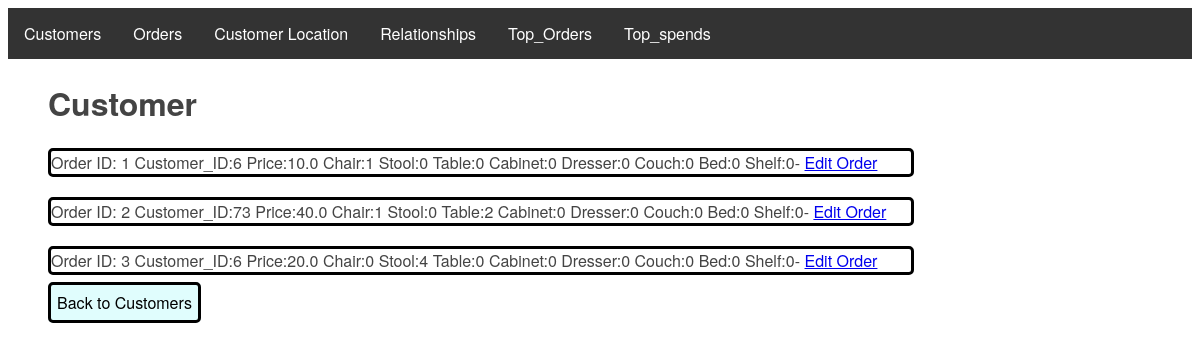
The page /orders on the database as committed earlier.
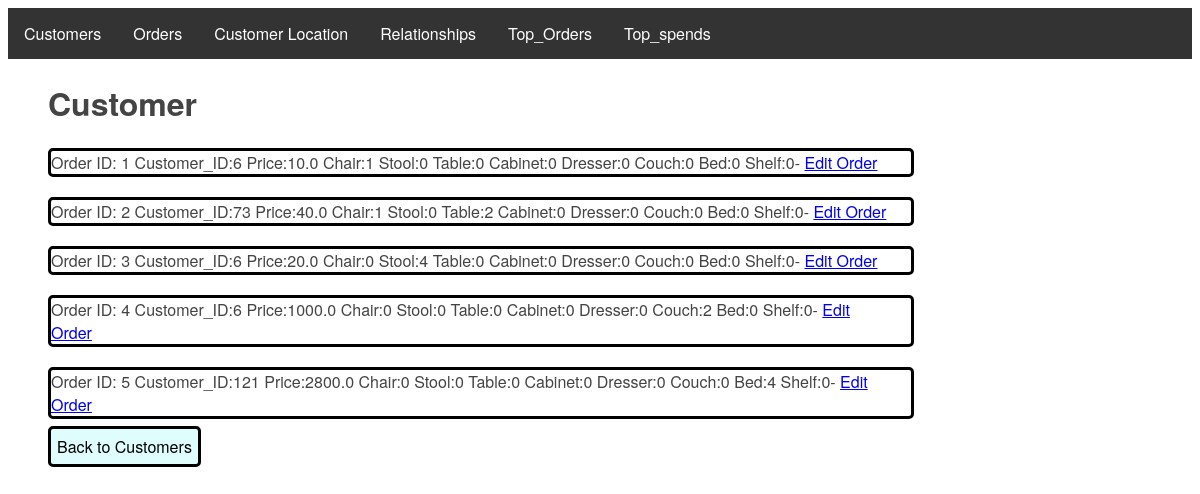
The same page on the database as committed later.
### app/models.py (models this page shows, shortened)
class Order(db.Model):
    __tablename__ = 'Order'
    order_id = db.Column(db.Integer, primary_key=True)
    date = db.Column(db.Date)
    customer_id = db.Column(db.Integer, db.ForeignKey('Customer.customer_id'), nullable=False)
    price = db.Column(db.Float)
    chair = db.Column(db.Integer)
    stool = db.Column(db.Integer)
    table = db.Column(db.Integer)
    cabinet = db.Column(db.Integer)
    dresser = db.Column(db.Integer)
    couch = db.Column(db.Integer)
    bed = db.Column(db.Integer)
    shelf = db.Column(db.Integer)

### app/routes.py (the view)
@app.route('/orders')
def orders():
    orders = Order.query.all()
    return render_template('orders.html', orders=orders)

### app/templates/orders.html
{% extends "base.html" %}
{% block sheets %}
    <link rel= "stylesheet" type= "text/css" href= "{{ url_for('static',filename='styles/orders.css') }}">
{% endblock %}
{% block content %}
    <h1>Customer</h1>
    <div class="orderTable">
        <ul>
            {%for order in orders%}
                <li>Order ID: {{order.order_id}} Customer_ID:{{order.customer_id}} Price:{{order.price}} Chair:{{order.chair}} Stool:{{order.stool}} Table:{{order.table}} Cabinet:{{order.cabinet}} Dresser:{{order.dresser}} Couch:{{order.couch}} Bed:{{order.bed}} Shelf:{{order.shelf}}- <a href="{{ url_for('edit_order', order_id=order.order_id) }}">Edit Order</a></li>
            {% endfor %}
        </ul>
    </div>
    <div class="submit">
        <a href="{{ url_for('index') }}">Back to Customers</a>
    </div>
{% endblock %}

### app/templates/base.html (shortened to what this page needs)
<!DOCTYPE html>
<html lang="en">
<head>
    <link rel= "stylesheet" type= "text/css" href= "{{ url_for('static',filename='styles/main.css') }}">
    {% block sheets %}{% endblock %}
</head>
<body>
    <nav>
        <li><a href="{{ url_for('index') }}">Customers</a></li>
        <li><a href="{{ url_for('orders') }}">Orders</a></li>
        <li><a href="{{ url_for('customer_locations') }}">Customer Location</a></li>
        <li><a href="{{ url_for('popular_furniture') }}">Relationships</a></li>
        <li> <a href="{{ url_for('top_orders') }}">Top_Orders</a></li>
        <li><a href="{{ url_for('top_spenders') }}">Top_spends</a></li>
    </nav>
    {% block content %}{% endblock %}
</body>
</html>

### app/static/styles/main.css (style rules this page uses)
body { margin: 3wh; padding: 0; font-family: "Helvetica Neue", Helvetica, Arial, sans-serif; color: #444; }
li { list-style: none; }
nav { list-style-type: none; margin: 0; padding: 0; overflow: hidden; background-color: #333; width: 100%; }
nav li { float: left; }
nav li a { display: block; color: white; text-align: center; padding: 14px 16px; text-decoration: none; }
h1, h2 { margin-left: 40px; }
.submit a { width: 10rem; margin-left: 40px; border: solid black; border-radius: 5px; background-color: rgb(224, 253, 253); color: black; text-decoration: none; padding: 6px; margin-top: 20px; }

### app/static/styles/orders.css (style rules this page uses)
.orderTable li { border: solid black; border-radius: 5px; width: 70vw; padding-right: 20px; margin-top:20px; }

Rows that differ between the two databases and show on the page:
added Order: order_id "4", customer_id "6", price "1000.0", chair "0", stool "0", table "0", cabinet "0", dresser "0", couch "2", bed "0", shelf "0"
added Order: order_id "5", customer_id "121", price "2800.0", chair "0", stool "0", table "0", cabinet "0", dresser "0", couch "0", bed "4", shelf "0"
